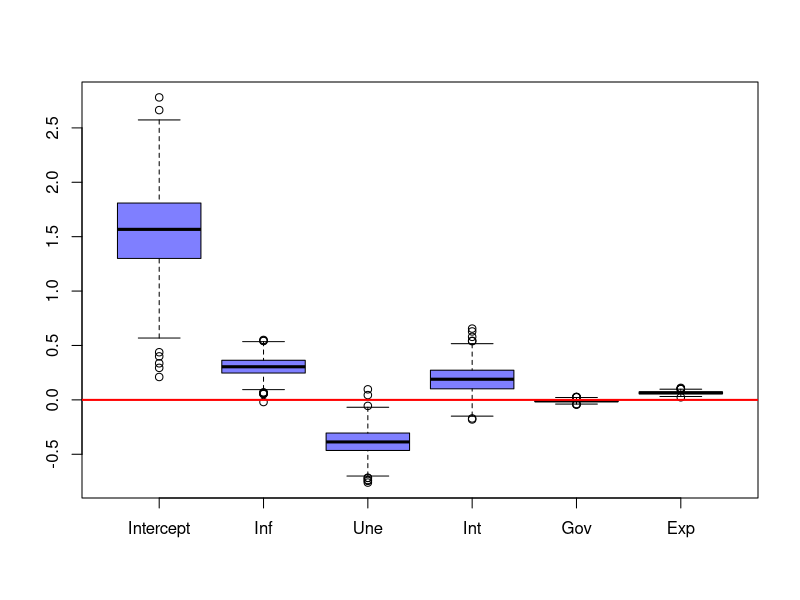
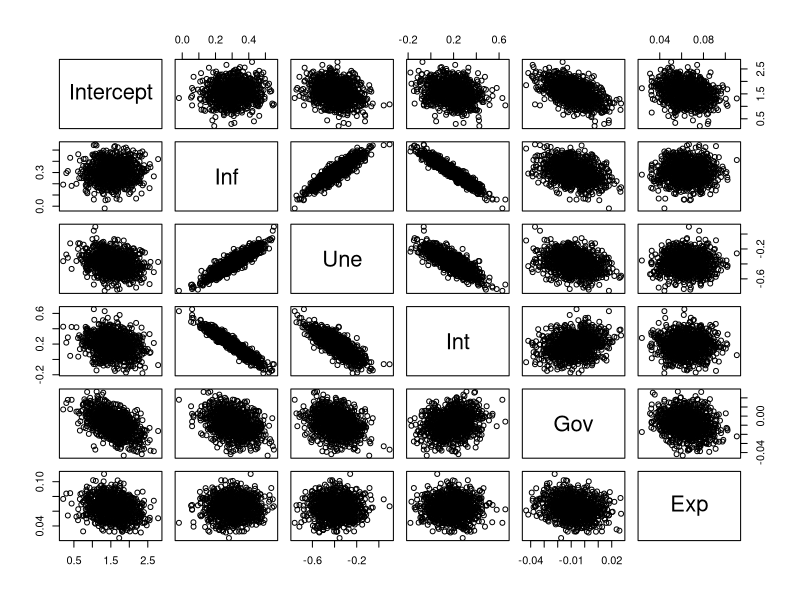
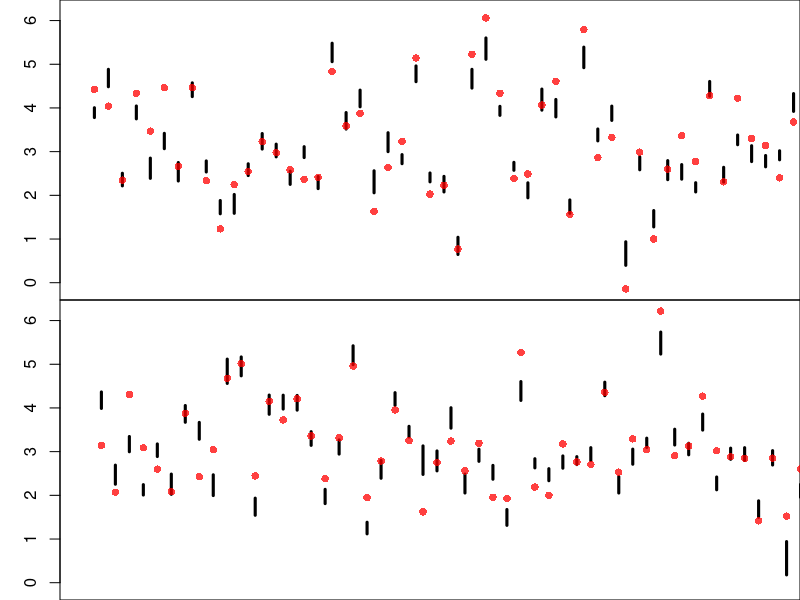
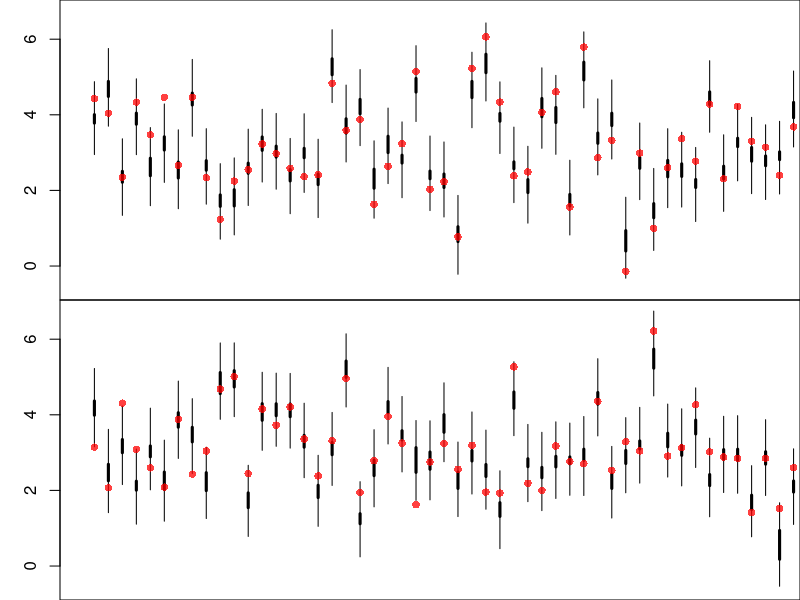

The R script that drew these images, in order:
## ---- chunk 1
# Data Load
dat <- read.csv(file = "Gdp data.csv")

# Assigns Values
X <- as.matrix(dat[, 2:6])
y <- as.numeric(dat$gdp)

# Number of Observations
n <- nrow(X)

# Design Matrix
X <- cbind(rep(1, n), X)

# Number of Variables
p <- ncol(X)

# Number of Bootstraping Samples
m <- 1000

# Bootstraping Coefficient Estimates
booCoe <- matrix(data = NA, nrow = m, ncol = p)
for(i in 1:m){
  # Sample Selection
  booSel <- sample(x = 1:n, size = n, replace = TRUE)
  # Bootstrap Samples
  Xb <- X[booSel, ]
  yb <- y[booSel]
  # Coefficient Estimation
  booCoe[i, ] <- solve(t(Xb) %*% Xb, t(Xb) %*% yb)
}

# Plots the distribution for each coefficient
boxplot(booCoe,
        col = rgb(0, 0, 1, 0.5),
        xaxt = "n")
axis(side = 1, at = 1:6, labels = c("Intercept", "Inf", "Une", "Int", "Gov", "Exp"))
abline(h   = 0,
       col = rgb(1, 0, 0),
       lwd = 2)
## ---- chunk 2
# Data Frame
booCoeDf <- data.frame(booCoe)
colnames(booCoeDf) <- c("Intercept", "Inf", "Une", "Int", "Gov", "Exp")
pairs(booCoeDf)
## ---- chunk 3
# Mean Estimates
yh <- booCoe %*% t(X)

# Bootstrap Prediction Quantiles 2.5% and 97.5%
booConQua <- apply(X = yh, MARGIN = 2, FUN = quantile, probs = c(0.025, 0.975))

# Plots the Intervals and Observations
# Number of Plots
numPlo <- 2
ymin <- min(y, booConQua)
ymax <- max(y, booConQua)
xmin <- 0
xmax <- n / numPlo
xSet <- matrix(data = 1:n, nrow = numPlo, ncol = n / numPlo)

# Bootstrap Confidence Intervals Plot
par(mfrow = c(numPlo, 1))
par(mar = c(0, 3, 0, 0))
for(i in 1:numPlo){
  plot(NULL,
       xlim = c(xmin, xmax),
       ylim = c(ymin, ymax),
       ylab = "GDP % Growth",
       xlab = "Countries",
       xaxt = "n")
  segments(x0  = xSet[i, ],
           x1  = xSet[i, ],
           y0  = booConQua[1, xSet[i, ]],
           y1  = booConQua[2, xSet[i, ]],
           lwd = 3)
  points(x   = xSet[i, ],
         y   = y[xSet[i, ]],
         pch = 16,
         col = rgb(1, 0, 0, 0.75))
}

# Coverage of the Bootstrap Confidence Intervals
print(paste0("Bootstrap Confidence Intervals Coverage = ", round(mean((y > booConQua[1, ]) & (y < booConQua[2, ])) * 100, 2) ))
## ---- chunk 4
### Error Bootstrapping Samples
eh <- t(t(yh) - y)

### Then we re-sample the errors
eh <- eh[sample(x = 1:(m * n), size = m * n, replace = FALSE)]

# Adds the resampled errors to the bootstrap observations sample
yp <- yh + eh

# Bootstrap Prediction Quantiles 2.5% and 97.5%
booPreQua <- apply(X = yp, MARGIN = 2, FUN = quantile, probs = c(0.025, 0.975))

# Plots the Intervals and Observations
# Number of Plots
numPlo <- 2
ymin <- min(y, booPreQua)
ymax <- max(y, booPreQua)
xmin <- 0
xmax <- n / numPlo
xSet <- matrix(data = 1:n, nrow = numPlo, ncol = n / numPlo)

# Bootstrap Confidence Intervals Plot
par(mfrow = c(numPlo, 1))
par(mar = c(0, 3, 0, 0))
for(i in 1:numPlo){
  plot(NULL,
       xlim = c(xmin, xmax),
       ylim = c(ymin, ymax),
       ylab = "GDP % Growth",
       xlab = "Countries",
       xaxt = "n")
  segments(x0  = xSet[i, ] - (i - 1),
           x1  = xSet[i, ] - (i - 1),
           y0  = booConQua[1, xSet[i, ]],
           y1  = booConQua[2, xSet[i, ]],
           lwd = 3)
  segments(x0  = xSet[i, ] - (i - 1),
           x1  = xSet[i, ] - (i - 1),
           y0  = booPreQua[1, xSet[i, ]],
           y1  = booPreQua[2, xSet[i, ]],
           lwd = 1)
  points(x   = xSet[i, ] - (i - 1),
         y   = y[xSet[i, ]],
         pch = 16,
         col = rgb(1, 0, 0, 0.75))
}

# Coverage of the Boostrap Confidence Intervals
print(paste0("Bootstrap Predictive Intervals Coverage = ", round(mean((y > booPreQua[1, ]) & (y < booPreQua[2, ])) * 100, 2) ))
